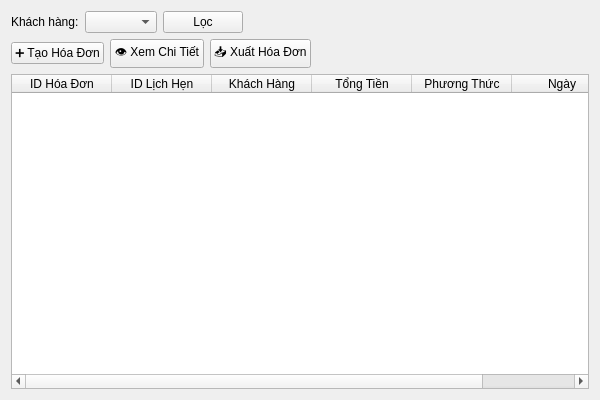
<?xml version="1.0" encoding="UTF-8"?>
<ui version="4.0">
 <class>InvoiceWidget</class>
 <widget class="QWidget" name="InvoiceWidget">
  <property name="geometry">
   <rect>
    <x>0</x>
    <y>0</y>
    <width>600</width>
    <height>400</height>
   </rect>
  </property>
  <property name="maximumSize">
   <size>
    <width>600</width>
    <height>400</height>
   </size>
  </property>
  <property name="windowTitle">
   <string>Quản Lý Thanh Toán</string>
  </property>
  <layout class="QVBoxLayout" name="verticalLayout">
   <item>
    <layout class="QHBoxLayout" name="filterLayout">
     <item>
      <widget class="QLabel" name="customerLabel">
       <property name="text">
        <string>Khách hàng:</string>
       </property>
      </widget>
     </item>
     <item>
      <widget class="QComboBox" name="customer_combo"/>
     </item>
     <item>
      <widget class="QPushButton" name="filter_btn">
       <property name="text">
        <string>Lọc</string>
       </property>
      </widget>
     </item>
     <item>
      <spacer name="filterSpacer">
       <property name="orientation">
        <enum>Qt::Horizontal</enum>
       </property>
       <property name="sizeHint" stdset="0">
        <size>
         <width>40</width>
         <height>20</height>
        </size>
       </property>
      </spacer>
     </item>
    </layout>
   </item>
   <item>
    <layout class="QHBoxLayout" name="buttonLayout">
     <item>
      <widget class="QPushButton" name="add_btn">
       <property name="text">
        <string>➕ Tạo Hóa Đơn</string>
       </property>
      </widget>
     </item>
     <item>
      <widget class="QPushButton" name="view_btn">
       <property name="text">
        <string>👁️ Xem Chi Tiết</string>
       </property>
      </widget>
     </item>
     <item>
      <widget class="QPushButton" name="export_btn">
       <property name="text">
        <string>📥 Xuất Hóa Đơn</string>
       </property>
      </widget>
     </item>
     <item>
      <spacer name="buttonSpacer">
       <property name="orientation">
        <enum>Qt::Horizontal</enum>
       </property>
       <property name="sizeHint" stdset="0">
        <size>
         <width>40</width>
         <height>20</height>
        </size>
       </property>
      </spacer>
     </item>
    </layout>
   </item>
   <item>
    <widget class="QTableWidget" name="table">
     <property name="selectionMode">
      <enum>QAbstractItemView::SingleSelection</enum>
     </property>
     <property name="selectionBehavior">
      <enum>QAbstractItemView::SelectRows</enum>
     </property>
     <column>
      <property name="text">
       <string>ID Hóa Đơn</string>
      </property>
     </column>
     <column>
      <property name="text">
       <string>ID Lịch Hẹn</string>
      </property>
     </column>
     <column>
      <property name="text">
       <string>Khách Hàng</string>
      </property>
     </column>
     <column>
      <property name="text">
       <string>Tổng Tiền</string>
      </property>
     </column>
     <column>
      <property name="text">
       <string>Phương Thức</string>
      </property>
     </column>
     <column>
      <property name="text">
       <string>Ngày</string>
      </property>
     </column>
    </widget>
   </item>
  </layout>
 </widget>
 <resources/>
 <connections/>
</ui>
